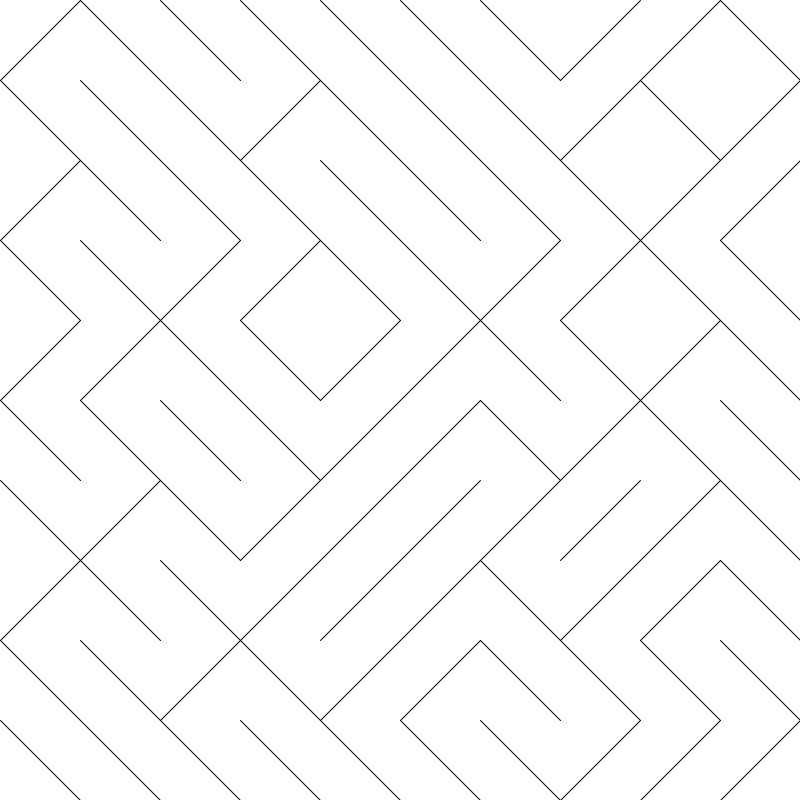
Frame 1 (no input)
Frame 60 (the mouse pressed at the canvas centre just before this capture): identical to frame 1, image omitted
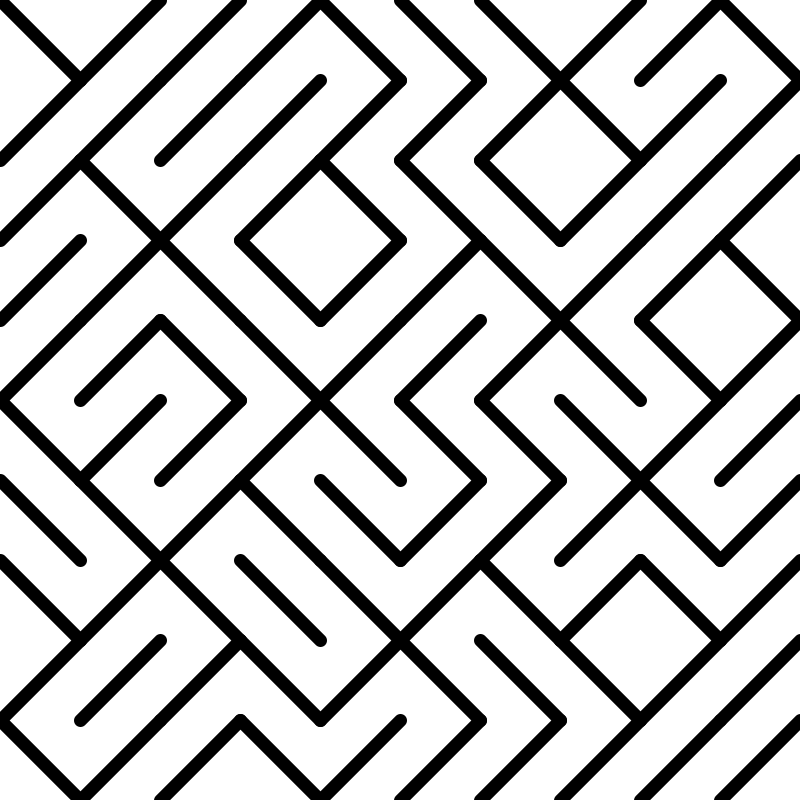
Frame 120 (the mouse held since frame 60 and released just before this capture)

The Processing sketch that drew these frames (run headless with seeded random() and noise(); from frame 60 on, the mouse is pressed at the canvas centre):

// Processing sketch: larosa_ex52
// ── larosa_ex52.pde
final int SIZE_X = 10, SIZE_Y = 10;
final int WEIGHT_MIN = 1, WEIGHT_MAX = 25;

enum StrokeMode {
  MOUSE, AUTO
}

int[][] lineMatrix;
int colorA, colorB;
float weightA, weightB;
StrokeMode strokeMode;

void setup() {
  size(800, 800);

  lineMatrix = generateMatrix(SIZE_X, SIZE_Y);
  colorA = color(0);
  colorB = color(0);
  strokeMode = StrokeMode.MOUSE;
}

void draw() {
  if (strokeMode == StrokeMode.MOUSE) {
    weightA = map(mouseY, 0, height, WEIGHT_MIN, WEIGHT_MAX);
    weightB = map(mouseX, 0, width, WEIGHT_MIN, WEIGHT_MAX);
  } else {
    float value = sin(map(frameCount, 0, 60, 0, 360));
    weightA = map(value, -1, 1, WEIGHT_MIN, WEIGHT_MAX);
    weightB = map(value, -1, 1, WEIGHT_MAX, WEIGHT_MIN);
  }

  background(255);
  drawMatrix(lineMatrix);
}

void mousePressed() {
  lineMatrix = generateMatrix(SIZE_X, SIZE_Y);
}

void keyTyped() {
  char letter = Character.toLowerCase(key);

  switch (letter) {
  case 'a':
    colorA = generateRandomColor();
    break;
  case 'b':
    colorB = generateRandomColor();
    break;
  case '0':
    colorA = color(0);
    colorB = color(0);
    break;
  case '1':
    strokeMode = StrokeMode.MOUSE;
    break;
  case '2':
    strokeMode = StrokeMode.AUTO;
    break;
  }
}

// ── funzioni.pde
int[][] generateMatrix(int nRows, int nCols) {
  int[][] matrix = new int[nRows][nCols];

  for (int i = 0; i < matrix.length; i++) {
    for (int j = 0; j < matrix[i].length; j++) {
      matrix[i][j] = (int) random(0, 2);
    }
  }

  return matrix;
}

void drawMatrix(int[][] matrix) {
  if (matrix == null || matrix.length < 1) {
    return;
  }

  int nCols = 0;

  for (int i = 0; i < matrix.length; i++) {
    if (i == 0) {
      nCols = matrix[i].length;
    } else if (nCols != matrix[i].length) {
      return;
    }
  }

  int sizeX = width / matrix.length;
  int sizeY = height / nCols;

  for (int i = 0; i < matrix.length; i++) {
    for (int j = 0; j < matrix[i].length; j++) {
      int x = sizeX * i;
      int y = sizeY * j;

      if (matrix[i][j] == 0) {
        stroke(colorA);
        strokeWeight(weightA);
        line(x, y, x + sizeX, y + sizeY);
      } else {
        stroke(colorB);
        strokeWeight(weightB);
        line(x + sizeX, y, x, y + sizeY);
      }
    }
  }
}

int generateRandomColor() {
  int r = (int) random(0, 256);
  int g = (int) random(0, 256);
  int b = (int) random(0, 256);

  return color(r, g, b);
}
